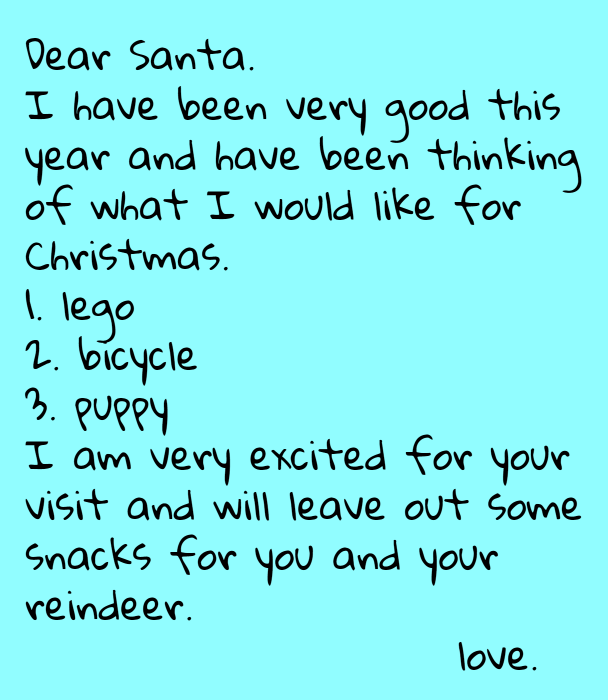
#> input picture Recog/test.png, 1215 x 1400 px (shown at 1/2 size)
$ python -i ocr.py   (imports and definitions only)
#> lines starting #> are read from the running program, lines starting #| are printed output that depends on the picture; after the words box and inside, x2 and y2 are one past the last pixel; in counts of white or black regions, pixels touching at a corner belong together
import cv2
import pytesseract
import re

pytesseract.pytesseract.tesseract_cmd = r'C:\Program Files\Tesseract-OCR\tesseract.exe'

def extract_text(image_path):
#> called with image_path = 'test.png'
    img = cv2.imread(image_path)
#> img is the input picture: shape (1400, 1215, 3); mean B, G, R 236.6, 234.8, 134.6

    if img is None:
        return ""

    img = cv2.resize(img, None, fx=2, fy=2)
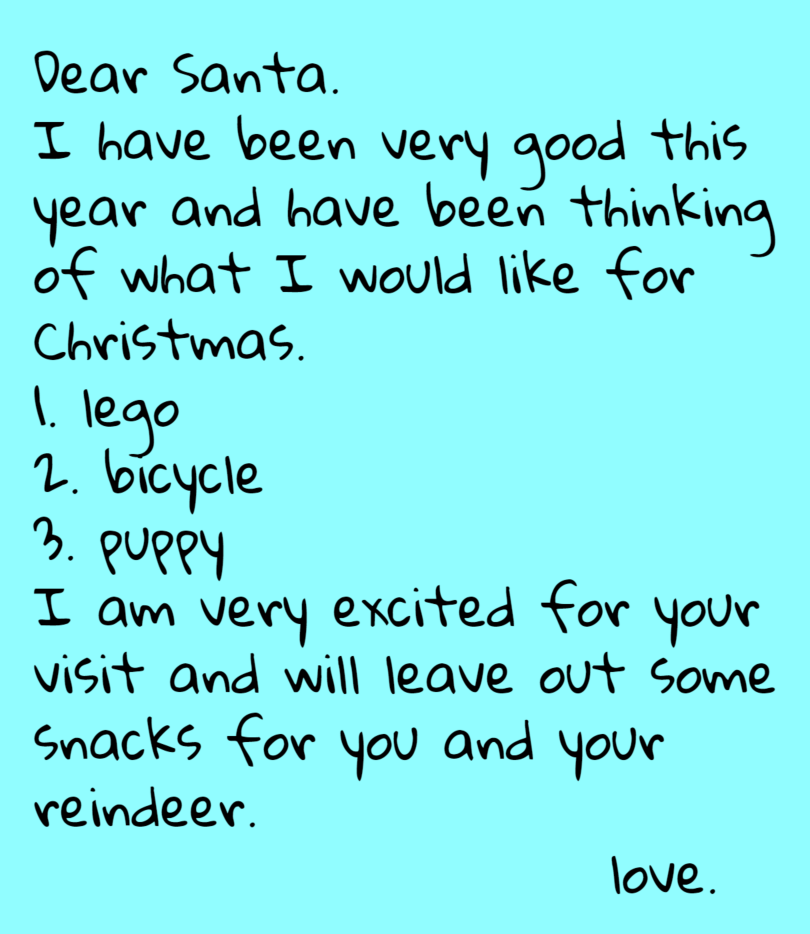
#> img: shape (2800, 2430, 3) (shown at 1/3 size); mean B, G, R 236.6, 234.8, 134.5

    gray = cv2.cvtColor(img, cv2.COLOR_BGR2GRAY)
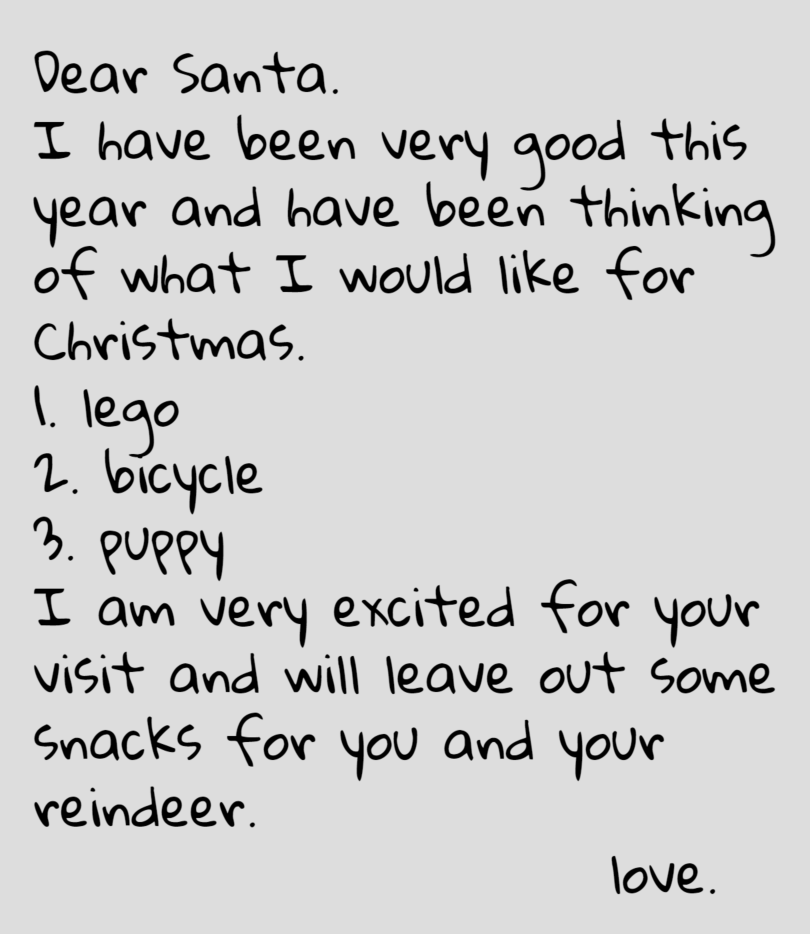
#> gray: shape (2800, 2430) (shown at 1/3 size); min 0, max 221, mean 205.1
    blur = cv2.GaussianBlur(gray, (5,5), 0)

    thresh = cv2.threshold(
        blur, 0, 255,
        cv2.THRESH_BINARY + cv2.THRESH_OTSU
    )[1]
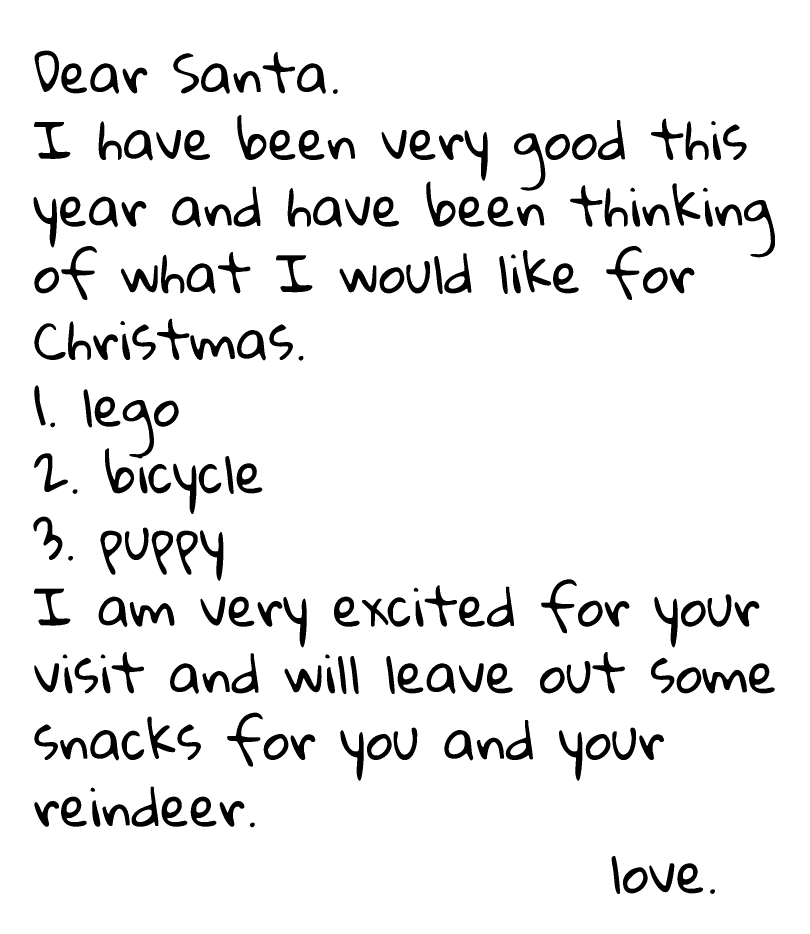
#> thresh: shape (2800, 2430) (shown at 1/3 size); 92.6% white; 193 black regions, largest, box (x1, y1, x2, y2) and area: (368, 1200, 462, 1375) 4461, (1542, 400, 1636, 572) 4416, (2232, 600, 2325, 772) 4410

#> (the run stopped early here; a loop or call above may not have finished)
